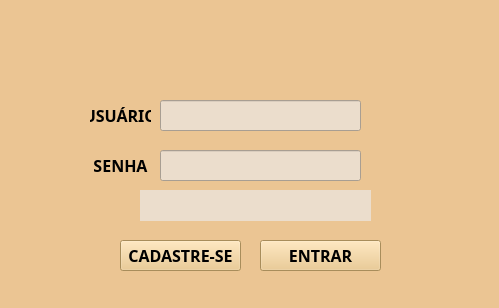
<?xml version="1.0" encoding="UTF-8"?>
<ui version="4.0">
 <class>MainWindow</class>
 <widget class="QMainWindow" name="MainWindow">
  <property name="geometry">
   <rect>
    <x>0</x>
    <y>0</y>
    <width>499</width>
    <height>308</height>
   </rect>
  </property>
  <property name="minimumSize">
   <size>
    <width>499</width>
    <height>308</height>
   </size>
  </property>
  <property name="maximumSize">
   <size>
    <width>499</width>
    <height>308</height>
   </size>
  </property>
  <property name="windowTitle">
   <string>AGEDEC LOGIN</string>
  </property>
  <property name="windowIcon">
   <iconset>
    <normaloff>icon/tanque-de-oleo.png</normaloff>icon/tanque-de-oleo.png</iconset>
  </property>
  <property name="styleSheet">
   <string notr="true">background-color: rgb(235, 197, 147);</string>
  </property>
  <property name="iconSize">
   <size>
    <width>64</width>
    <height>64</height>
   </size>
  </property>
  <widget class="QWidget" name="centralwidget">
   <widget class="QLineEdit" name="lineEdit">
    <property name="geometry">
     <rect>
      <x>160</x>
      <y>100</y>
      <width>201</width>
      <height>31</height>
     </rect>
    </property>
    <property name="styleSheet">
     <string notr="true">background-color: rgb(235, 221, 204);</string>
    </property>
   </widget>
   <widget class="QLabel" name="label">
    <property name="geometry">
     <rect>
      <x>210</x>
      <y>10</y>
      <width>101</width>
      <height>71</height>
     </rect>
    </property>
    <property name="styleSheet">
     <string notr="true"/>
    </property>
    <property name="text">
     <string/>
    </property>
    <property name="pixmap">
     <pixmap>icon/tanque-de-oleo.png</pixmap>
    </property>
    <property name="alignment">
     <set>Qt::AlignCenter</set>
    </property>
   </widget>
   <widget class="QLineEdit" name="lineEdit_2">
    <property name="geometry">
     <rect>
      <x>160</x>
      <y>150</y>
      <width>201</width>
      <height>31</height>
     </rect>
    </property>
    <property name="styleSheet">
     <string notr="true">background-color: rgb(235, 221, 204);</string>
    </property>
   </widget>
   <widget class="QLabel" name="label_2">
    <property name="geometry">
     <rect>
      <x>90</x>
      <y>150</y>
      <width>61</width>
      <height>31</height>
     </rect>
    </property>
    <property name="font">
     <font>
      <family>Agency FB</family>
      <pointsize>12</pointsize>
      <weight>75</weight>
      <bold>true</bold>
     </font>
    </property>
    <property name="styleSheet">
     <string notr="true"/>
    </property>
    <property name="text">
     <string>SENHA</string>
    </property>
    <property name="alignment">
     <set>Qt::AlignCenter</set>
    </property>
   </widget>
   <widget class="QLabel" name="label_3">
    <property name="geometry">
     <rect>
      <x>90</x>
      <y>100</y>
      <width>61</width>
      <height>31</height>
     </rect>
    </property>
    <property name="font">
     <font>
      <family>Agency FB</family>
      <pointsize>12</pointsize>
      <weight>75</weight>
      <bold>true</bold>
     </font>
    </property>
    <property name="styleSheet">
     <string notr="true"/>
    </property>
    <property name="text">
     <string>USUÁRIO</string>
    </property>
    <property name="alignment">
     <set>Qt::AlignCenter</set>
    </property>
   </widget>
   <widget class="QPushButton" name="pushButton_2">
    <property name="geometry">
     <rect>
      <x>120</x>
      <y>240</y>
      <width>121</width>
      <height>31</height>
     </rect>
    </property>
    <property name="font">
     <font>
      <family>Agency FB</family>
      <pointsize>12</pointsize>
      <weight>75</weight>
      <bold>true</bold>
     </font>
    </property>
    <property name="styleSheet">
     <string notr="true">background-color: rgb(235, 197, 128);</string>
    </property>
    <property name="text">
     <string>CADASTRE-SE</string>
    </property>
   </widget>
   <widget class="QPushButton" name="pushButton_3">
    <property name="geometry">
     <rect>
      <x>260</x>
      <y>240</y>
      <width>121</width>
      <height>31</height>
     </rect>
    </property>
    <property name="font">
     <font>
      <family>Agency FB</family>
      <pointsize>12</pointsize>
      <weight>75</weight>
      <bold>true</bold>
     </font>
    </property>
    <property name="styleSheet">
     <string notr="true">background-color: rgb(235, 197, 128);</string>
    </property>
    <property name="text">
     <string>ENTRAR</string>
    </property>
   </widget>
   <widget class="QLabel" name="label_4">
    <property name="geometry">
     <rect>
      <x>140</x>
      <y>190</y>
      <width>231</width>
      <height>31</height>
     </rect>
    </property>
    <property name="styleSheet">
     <string notr="true">background-color: rgb(235, 221, 204);</string>
    </property>
    <property name="text">
     <string/>
    </property>
   </widget>
  </widget>
  <widget class="QStatusBar" name="statusbar"/>
 </widget>
 <resources/>
 <connections/>
</ui>
